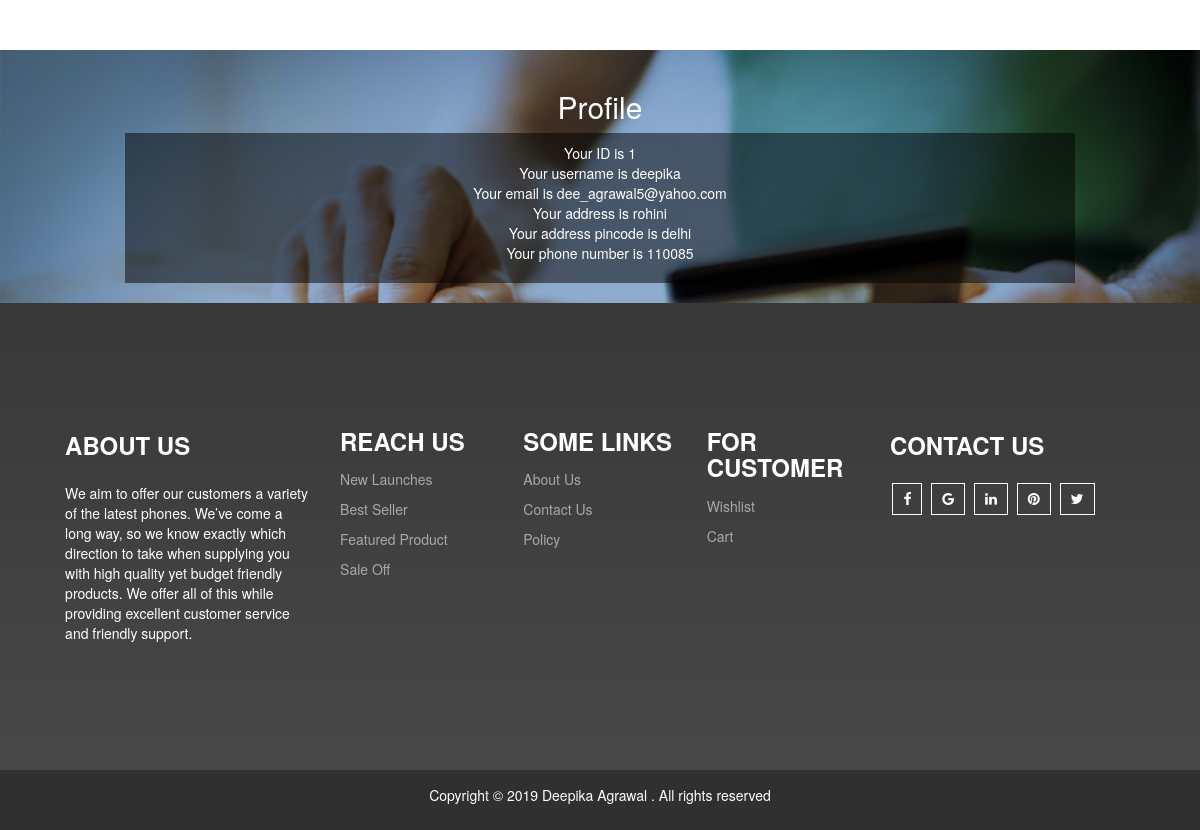
The app's page /profile.php (signed in) with its own data.
### tables this page shows
CREATE TABLE IF NOT EXISTS `users` (
  `id` int(11) NOT NULL AUTO_INCREMENT,
  `username` varchar(100) NOT NULL,
  `email` varchar(100) NOT NULL,
  `password` varchar(100) NOT NULL,
  `Address1` varchar(20) NOT NULL,
  `Address2` varchar(20) NOT NULL,
  `State` varchar(20) NOT NULL,
  `Pincode` varchar(10) NOT NULL,
  `Phone` varchar(10) NOT NULL,
  PRIMARY KEY (`id`)
);

### profile.php (the view, shortened to what this page needs)
<!DOCTYPE html>
<html lang="en">
<head>
  <link rel="stylesheet" href="https://maxcdn.bootstrapcdn.com/bootstrap/3.4.0/css/bootstrap.min.css">
   <link rel="stylesheet" href="css/style.css">
</head>
<body>
<body>
<body>
<div style="background-image:url('image/reg.jpg');background-size:100%;">
  <div class="header">
  	<h2>Profile</h2>
  <div class="row" id="form">
	<div class="col-sm-4">
	</div>
	<div class="col-sm-4" style="text-align:center">
	<p ><?php
	$con=mysqli_connect("localhost","root","","sellcell");
						if(empty($_SESSION['username'])){
    }
else{
	$username=$_SESSION['username'];
	$sql="SELECT * from users where username='$username'";
										if ($result=mysqli_query($con,$sql))
										{
												while ($row=mysqli_fetch_row($result))
													{
														printf ("Your ID is %s <br>",$row[0]);
														printf ("Your username is %s <br>",$row[1]);
														printf ("Your email is %s <br>",$row[2]);
														printf ("Your address is %s <br>",$row[4]);
														printf ("Your address pincode is %s <br>",$row[6]);
														printf ("Your phone number is %s <br>",$row[7]);
													}
										}
}
								?></p>
	</div>
	<div class="col-sm-4" >
	</div>
  </div>
  </div>
<div class="container-fluid" id="data">
<div class="row" id="foot-row">
<div class="col-sm-3" >
		<h3 class="foot-h">ABOUT US</h3>
		<p>We aim to offer our customers a variety of the latest phones. We’ve come a long way, so we know exactly which direction to take when supplying you with high quality yet budget friendly products. We offer all of this while providing excellent customer service and friendly support.</p>
</div>
<div class="col-sm-2">
		<h3 class="foot-h">REACH US</h3>
		<p><a href="shop.html" class="link-foot" style="text-decoration:none;">New Launches</a></p>
		<p><a href="shop.html" class="link-foot" style="text-decoration:none;">Best Seller</a></p>
		<p><a href="shop.html" class="link-foot" style="text-decoration:none;">Featured Product</a></p>
		<p><a href="shop.html" class="link-foot" style="text-decoration:none;">Sale Off</a></p>
</div>
<div class="col-sm-2">
		<h3 class="foot-h">SOME LINKS</h3>
		<p><a href="about.html" class="link-foot" style="text-decoration:none;">About Us</a></p>
		<p><a href="contact.php"class="link-foot" style="text-decoration:none;">Contact Us</a></p>
		<p><a href="policy.html" class="link-foot" style="text-decoration:none;">Policy</a></p>
</div>
<div class="col-sm-2">
<h3 class="foot-h">FOR CUSTOMER</h3>
		<p><a href="wish.php" class="link-foot" style="text-decoration:none;">Wishlist</a></p>
		<p><a href="add_to_cart.php" class="link-foot" style="text-decoration:none;">Cart</a></p>
</div>
<div class="col-sm-3">
	<link rel="stylesheet" href="https://cdnjs.cloudflare.com/ajax/libs/font-awesome/4.7.0/css/font-awesome.min.css">
	<h3 class="foot-h">CONTACT US</h3>
		<a href="#" class="link"><li class="fa fa-facebook"></li></a>
		<a href="#" class="link"><li class="fa fa-google"></li></a>
		<a href="#" class="link"><li class="fa fa-linkedin"></li></a>
		<a href="#" class="link"><li class="fa fa-pinterest"></li></a>
		<a href="#" class="link"><li class="fa fa-twitter"></li></a>
</div>
</div>
</div>
<footer class="foot">
	<p class="foot-p">Copyright &copy 2019 Deepika Agrawal . All rights reserved </p>
</footer>
</body>
</html>

### css/style.css (style rules this page uses)
html { position: relative; min-height: 100%; }
body { margin-bottom: 60px; }
footer { position: absolute; bottom: 0; left: 0; right: 0; z-index: $zindex-fixed; }
#data { background-image: linear-gradient(#383838, #484848); }
#foot-row { margin-top:10%; margin-bottom:10%; color:white; margin-left:3%; margin-right:3%; }
.foot-h { margin-top:5%; margin-bottom:10%; font-weight:bold; }
.fa { border:1px solid white; padding:8px 10px; margin-left:1%; margin-right:1%; }
.link { text-decoration:none; color:white; }
.link-foot { color:#A8A8A8; }
.foot { text-align:center; background-color:#303030; color:white; }
.foot-p { padding:15px 25px; }

### profile.php (style rules this page uses)
.header { width:80%; margin-left:10%; margin-right:10%; margin: 50px auto 0px; color: white; text-align: center; padding: 20px; }
#form, .content { background: rgba(0, 0, 0, 0.5); text-align:left; padding:10px 25px; }

### records on screen
users: id "1", username "deepika", email "dee_agrawal5@yahoo.com", Address1 "rohini", State "delhi", Pincode "110085"
